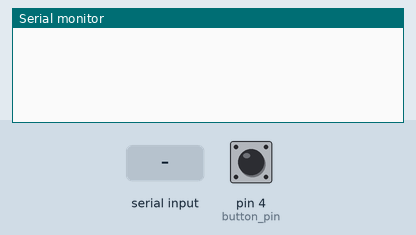
Bench run of a sketch on a simulated Arduino Uno, built with avr-gcc and run on an emulated ATmega328P. Shown: the last lines printed to the serial monitor. The inputs (shaded band) are chosen by the test bench; at power-on: pin 4 (button_pin) LOW.

Above: at 1.2 s.
1.3 s: "p\n" received over the second serial link
At 2.5 s:
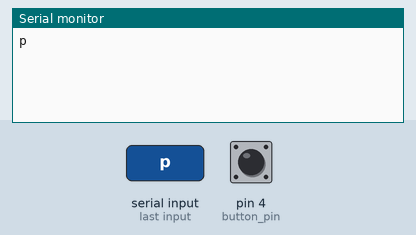
2.8 s: "j\n" received over the second serial link
At 3.9 s:
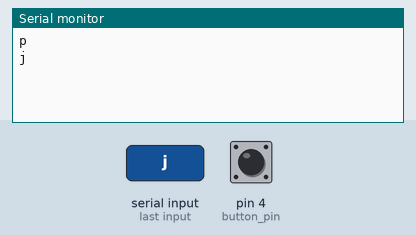
4.3 s: "b\n" received over the second serial link
At 5.0 s:
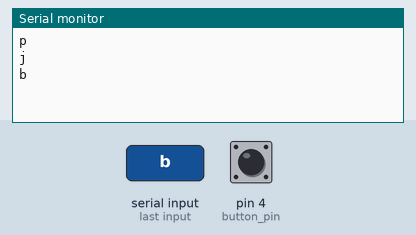
5.8 s: "1\n" received over the second serial link
At 6.2 s:
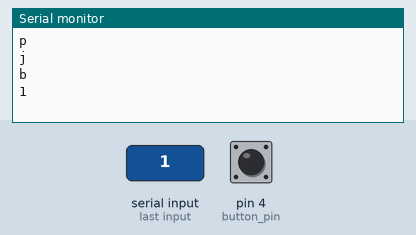

The sketch:

Remote_Control_Code_01.ino
```cpp
#include <Servo.h>
#include <SoftwareSerial.h>

const int pot_pin = A0;
const int joystick_pin = A1;
const int button_pin = 4;

SoftwareSerial xbee(2,3);

void setup() {
  Serial.begin(9600);
  xbee.begin(9600);
}

void loop() {
  if (xbee.available()) {
    String command_input = xbee.readStringUntil('\n');
    Serial.println(command_input);
    char id_char = command_input.charAt(0);
    if (id_char == 'p') {
      speed_source();
    }
    else if (id_char == 'j') {
      steering_source();
    }
    else if (id_char == 'b') {
      button_source();
    }
  }
}

void steering_source() {
  int joystick_value = analogRead(joystick_pin);  //read value from the pin attached to the joystick
  xbee.println("j" + String(joystick_value));      //attach j to the beginning of this string as a means of differentiating potetiometer and joystick values
//  delay(100);
}

void speed_source() {
  int pot_value = analogRead(pot_pin);
  xbee.println("p" + String(pot_value));
//  delay(100);
}

void button_source() {
  int button_state = digitalRead(button_pin);
  xbee.print("b" + String(button_state));
  xbee.println();
  delay(100);
}
```

Measured:
- after the input at 1.3 s, the serial monitor: prints a new line at once (image 1)
- after the input at 2.8 s, the serial monitor: prints a new line at once (image 2)
- after the input at 4.3 s, the serial monitor: prints a new line at once (image 3)
- after the input at 5.8 s, the serial monitor: prints a new line at once (image 4)
